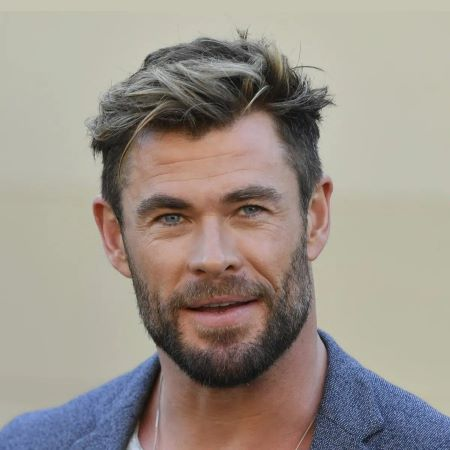
#> input picture image_1.jpg, 450 x 450 px
$ jupyter execute --allow-errors Case_Base_CLO2_1301218586_Muhamad_Azmi_Rizkifar.ipynb   (shell and % lines are left out)
#> lines starting #> are read from the running program, lines starting #| are printed output that depends on the picture
[cell 1]

# Import library
import cv2
import pylab
import argparse
import numpy as np
import tensorflow as tf
import tensorflow_addons as tfa
from tqdm import tqdm
from matplotlib import pyplot as plt

[cell 2]
# Download gambar

[cell 3]
# kontrol ukuran gambar
pylab.rcParams['figure.figsize'] = (10.0, 8.0)

[cell 4]
input_image = cv2.imread('image_1.jpg')
#> input_image is the input picture: shape (450, 450, 3); mean B, G, R 137.8, 146.5, 155.2

# ukuran gambar
input_image.size
#> Out = 607500

[cell 5]
# resolusi gambar
print(input_image.shape)
#| (450, 450, 3)

# document type
print(input_image.dtype)
#| uint8

Tampilkan gambar input.

Perlu dilakukan merging image karena secara default OpenCV tidak menampilkan gambar dalam format RGB, melainkan format BGR.

[cell 6]
# split channels
b,g,r = cv2.split(input_image)
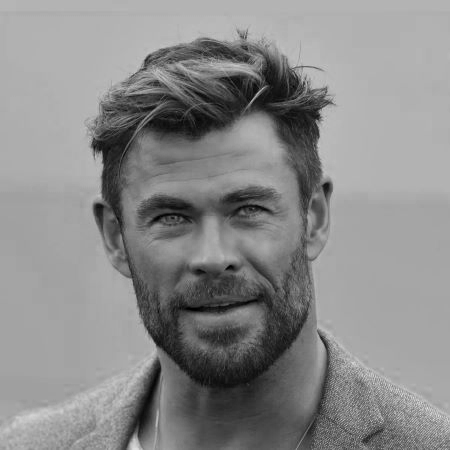
#> b: shape (450, 450); min 0, max 230, mean 137.8
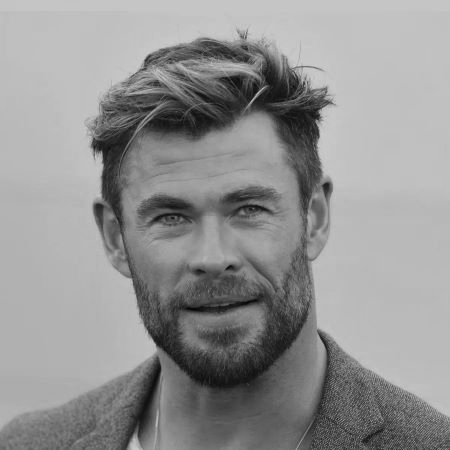
#> g: shape (450, 450); min 4, max 212, mean 146.5
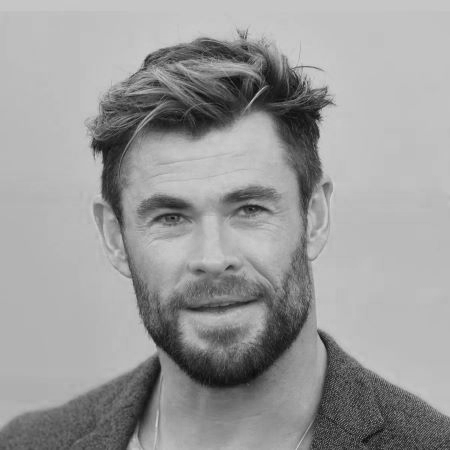
#> r: shape (450, 450); min 9, max 212, mean 155.2
merged = cv2.merge([r,g,b])

# merge takes an array of single channel matrices
plt.imshow(merged)

[cell 7]
# Inisiasi variabel
ORIG_WIDTH = 0
ORIG_HEIGHT = 0
im_sz = 1024
mp_sz = 96

Proses pembangunan fungsi dan model untuk morphing image dengan bantuan tensorflow.

Referensi:
https://github.com/volotat/DiffMorph

[cell 8]
@tf.function
def warp(origins, targets, preds_org, preds_trg):
    if add_first:
        res_targets = tfa.image.dense_image_warp((origins + preds_org[:,:,:,3:6] * 2 * add_scale) * tf.maximum(0.1, 1 + preds_org[:,:,:,0:3] * mult_scale) , preds_org[:,:,:,6:8] * im_sz * warp_scale )
        res_origins = tfa.image.dense_image_warp((targets + preds_trg[:,:,:,3:6] * 2 * add_scale) * tf.maximum(0.1, 1 + preds_trg[:,:,:,0:3] * mult_scale) , preds_trg[:,:,:,6:8] * im_sz * warp_scale )
    else:
        res_targets = tfa.image.dense_image_warp(origins * tf.maximum(0.1, 1 + preds_org[:,:,:,0:3] * mult_scale) + preds_org[:,:,:,3:6] * 2 * add_scale, preds_org[:,:,:,6:8] * im_sz * warp_scale )
        res_origins = tfa.image.dense_image_warp(targets * tf.maximum(0.1, 1 + preds_trg[:,:,:,0:3] * mult_scale) + preds_trg[:,:,:,3:6] * 2 * add_scale, preds_trg[:,:,:,6:8] * im_sz * warp_scale )

    return res_targets, res_origins

def create_grid(scale):
    grid = np.mgrid[0:scale,0:scale] / (scale - 1) * 2 -1
    grid = np.swapaxes(grid, 0, 2)
    grid = np.expand_dims(grid, axis=0)
    return grid

[cell 9]
def produce_warp_maps(origins, targets):
    class MyModel(tf.keras.Model):
        def __init__(self):
            super(MyModel, self).__init__()
            self.conv1 = tf.keras.layers.Conv2D(64, (5, 5))
            self.act1 = tf.keras.layers.LeakyReLU(alpha=0.2)
            self.conv2 = tf.keras.layers.Conv2D(64, (5, 5))
            self.act2 = tf.keras.layers.LeakyReLU(alpha=0.2)
            self.convo = tf.keras.layers.Conv2D((3 + 3 + 2) * 2, (5, 5))

        def call(self, maps):
            x = tf.image.resize(maps, [mp_sz, mp_sz])
            x = self.conv1(x)
            x = self.act1(x)
            x = self.conv2(x)
            x = self.act2(x)
            x = self.convo(x)
            return x


    model = MyModel()

    loss_object = tf.keras.losses.MeanSquaredError()
    optimizer = tf.keras.optimizers.Adam(learning_rate=0.0002)

    train_loss = tf.keras.metrics.Mean(name='train_loss')

    @tf.function
    def train_step(maps, origins, targets):
      with tf.GradientTape() as tape:
        preds = model(maps)
        preds = tf.image.resize(preds, [im_sz, im_sz])

        res_targets_, res_origins_ = warp(origins, targets, preds[...,:8], preds[...,8:])
        res_map = tfa.image.dense_image_warp(maps, preds[:,:,:,6:8] * im_sz * warp_scale ) # warp maps consistency checker
        res_map = tfa.image.dense_image_warp(res_map, preds[:,:,:,14:16] * im_sz * warp_scale )

        loss = loss_object(maps, res_map) * 1 + loss_object(res_targets_, targets) * 0.3 + loss_object(res_origins_, origins) * 0.3

      gradients = tape.gradient(loss, model.trainable_variables)
      optimizer.apply_gradients(zip(gradients, model.trainable_variables))

      train_loss(loss)

    maps = create_grid(im_sz)
    maps = np.concatenate((maps, origins * 0.1, targets * 0.1), axis=-1).astype(np.float32)

    epoch = 0
    template = 'Epoch {}, Loss: {}'

    t = tqdm(range(TRAIN_EPOCHS), desc=template.format(epoch, train_loss.result()))

    for i in t:
        epoch = i + 1

        t.set_description(template.format(epoch, train_loss.result()))
        t.refresh()

        train_step(maps, origins, targets)

        if (epoch < 100 and epoch % 10 == 0) or\
           (epoch < 1000 and epoch % 100 == 0) or\
           (epoch % 1000 == 0):
            preds = model(maps, training=False)[:1]
            preds = tf.image.resize(preds, [im_sz, im_sz])

            res_targets, res_origins = warp(origins, targets, preds[...,:8], preds[...,8:])

            res_targets = tf.clip_by_value(res_targets, -1, 1)[0]
            res_img = ((res_targets.numpy() + 1) * 127.5).astype(np.uint8)

            res_img = cv2.resize(res_img, (ORIG_WIDTH, ORIG_HEIGHT), interpolation = cv2.INTER_AREA)

            cv2.imwrite("train/a_to_b_%d.jpg" % epoch, cv2.cvtColor(res_img, cv2.COLOR_RGB2BGR))

            res_origins = tf.clip_by_value(res_origins, -1, 1)[0]
            res_img = ((res_origins.numpy() + 1) * 127.5).astype(np.uint8)

            res_img = cv2.resize(res_img, (ORIG_WIDTH, ORIG_HEIGHT), interpolation = cv2.INTER_AREA)

            cv2.imwrite("train/b_to_a_%d.jpg" % epoch, cv2.cvtColor(res_img, cv2.COLOR_RGB2BGR))

            np.save('preds.npy', preds.numpy())

[cell 10]
def use_warp_maps(origins, targets, fps, steps):
    STEPS = steps
    preds = np.load('preds.npy')

    #save maps as images
    res_img = np.zeros((im_sz * 2, im_sz * 3, 3))

    res_img[im_sz*0:im_sz*1, im_sz*0:im_sz*1] = preds[0,:,:,0:3] # a_to_b add map
    res_img[im_sz*0:im_sz*1, im_sz*1:im_sz*2] = preds[0,:,:,3:6] # a_to_b mult map
    res_img[im_sz*0:im_sz*1, im_sz*2:im_sz*3, :2] = preds[0,:,:,6:8] # a_to_b warp map

    res_img[im_sz*1:im_sz*2, im_sz*0:im_sz*1] = preds[0,:,:,8:11] # b_to_a add map
    res_img[im_sz*1:im_sz*2, im_sz*1:im_sz*2] = preds[0,:,:,11:14] # b_to_a mult map
    res_img[im_sz*1:im_sz*2, im_sz*2:im_sz*3, :2] = preds[0,:,:,14:16] # b_to_a warp map

    res_img = np.clip(res_img, -1, 1)
    res_img = ((res_img + 1) * 127.5).astype(np.uint8)
    cv2.imwrite("maps.jpg", cv2.cvtColor(res_img, cv2.COLOR_RGB2BGR))


    #apply maps and save results

    org_strength = tf.reshape(tf.range(STEPS, dtype=tf.float32), [STEPS, 1, 1, 1]) / (STEPS - 1)
    trg_strength = tf.reverse(org_strength, axis = [0])

    fourcc = cv2.VideoWriter_fourcc(*'mp4v')
    video = cv2.VideoWriter('output.mp4', fourcc, fps, (ORIG_WIDTH, ORIG_HEIGHT))

    res_img = np.zeros((im_sz * 3, im_sz * (STEPS // 10), 3), dtype = np.uint8)

    for i in tqdm(range(STEPS)):
        preds_org = preds * org_strength[i]
        preds_trg = preds * trg_strength[i]

        res_targets, res_origins = warp(origins, targets, preds_org[...,:8], preds_trg[...,8:])
        res_targets = tf.clip_by_value(res_targets, -1, 1)
        res_origins = tf.clip_by_value(res_origins, -1, 1)

        results = res_targets * trg_strength[i] + res_origins * org_strength[i]
        res_numpy = results.numpy()

        img = ((res_numpy[0] + 1) * 127.5).astype(np.uint8)
        output_img = cv2.cvtColor(img, cv2.COLOR_RGB2BGR)
        output_img = cv2.resize(output_img, (ORIG_WIDTH, ORIG_HEIGHT), interpolation = cv2.INTER_AREA)

        video.write(output_img)

        if (i+1) % 10 == 0:
            res_img[im_sz*0:im_sz*1, i // 10 * im_sz : (i // 10 + 1) * im_sz] = img
            res_img[im_sz*1:im_sz*2, i // 10 * im_sz : (i // 10 + 1) * im_sz] = ((res_targets.numpy()[0] + 1) * 127.5).astype(np.uint8)
            res_img[im_sz*2:im_sz*3, i // 10 * im_sz : (i // 10 + 1) * im_sz] = ((res_origins.numpy()[0] + 1) * 127.5).astype(np.uint8)

    cv2.imwrite("output.jpg", cv2.cvtColor(res_img, cv2.COLOR_RGB2BGR))

    cv2.destroyAllWindows()
    video.release()
    print ('Output video berhasil disimpan!')

# Menjalankan proses morphing

[cell 11]
# Set variabel
TRAIN_EPOCHS = 100
add_scale = 0.4
mult_scale = 0.4
warp_scale = 0.05
add_first = False

[cell 12]
# Set gambar untuk before (source) dan after (destination)
image_source = cv2.imread('image_1.jpg', cv2.IMREAD_COLOR)
image_destination = cv2.imread('image_2.jpg', cv2.IMREAD_COLOR)
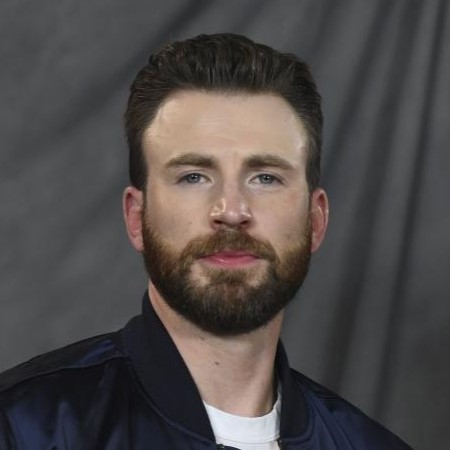
#> input picture image_2.jpg, 450 x 450 px
#> image_destination is the input picture: shape (450, 450, 3); mean B, G, R 72.7, 73.6, 78.6

# cek kesamaan dimensi/resolusi gambar
if (image_source.shape[1] != image_destination.shape[1] or image_source.shape[0] != image_destination.shape[0]):
        print("Input Image is not the same dimensions as Destination Image.")
        exit()

[cell 13]
# Simpan ukuran lebar dan tinggi gambar source
ORIG_WIDTH = image_source.shape[1]
#> ORIG_WIDTH = 450
ORIG_HEIGHT = image_source.shape[0]
#> ORIG_HEIGHT = 450

print('Lebar x Panjang -> {} x {}'.format(ORIG_WIDTH, ORIG_HEIGHT))
#| Lebar x Panjang -> 450 x 450

[cell 14]
image_source = cv2.cvtColor(image_source, cv2.COLOR_BGR2RGB)
image_source = cv2.resize(image_source, (im_sz, im_sz), interpolation = cv2.INTER_AREA)
image_source = image_source / 127.5 - 1
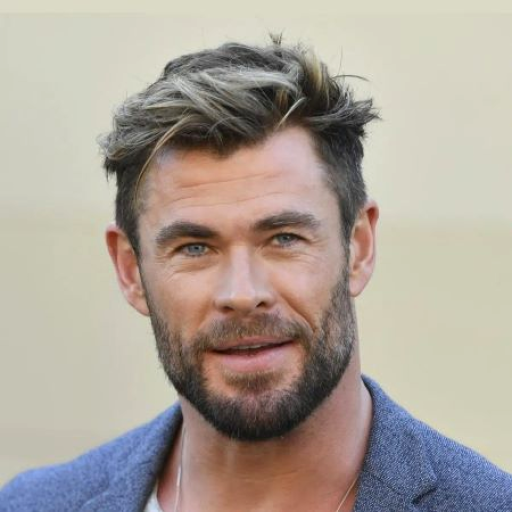
#> image_source: shape (1024, 1024, 3) float64 (shown at 1/2 size); mean R, G, B 0.217, 0.149, 0.0808; drawn with min black and max white

image_destination = cv2.cvtColor(image_destination, cv2.COLOR_BGR2RGB)
image_destination = cv2.resize(image_destination, (im_sz, im_sz), interpolation = cv2.INTER_AREA)
#> image_destination: shape (1024, 1024, 3)
image_destination = image_destination / 127.5 - 1

[cell 15]
# Set origin (gambar source) dan target (gambar destination)
origins = image_source.reshape(1, im_sz, im_sz, 3).astype(np.float32)
targets = image_destination.reshape(1, im_sz, im_sz, 3).astype(np.float32)

# Eksekusi program untuk proses morphing
produce_warp_maps(origins, targets)
#> (the call stopped at in __init__, `self.conv1 = tf.keras.layers.Conv2D(64, (5, 5))`: tensorflow is not available in this run)
#> (the rest of this cell did not finish here and is left out)


Hasil proses morphing image

[cell 16]
output_image = cv2.imread('output.jpg')

# split channels
#> (the rest of this cell did not finish here and is left out)

Konversi hasil morphing gambar dari video (mp4) ke gif untuk ditampilkan hasil morphingnya

[cell 17]
import os
import subprocess

[cell 18]
os.chdir('linux')

[cell 19]
os.chdir('/content')

[cell 20]
def gif_converter(
    load_path=None,
    save_path=None,
    start_time='00:00:00',
    duration='5.',
    fps='10',
    frame_width='320',
):
    # Setup path
#> called with load_path = 'output.mp4', start_time = '00:00:00', duration = '5.', fps = '10', frame_width = '320'
    if load_path is None:
        load_path = 'output.mp4'
    if save_path is None:
        save_path = 'output/'
        os.makedirs(save_path, exist_ok=True)

    subprocess.call(['mkdir', 'tmp/'])
#> (this line was passed over: subprocess is not available in this run)

    # Extract frames
    subprocess.call([
                    'ffmpeg',
                    '-ss', start_time,  # start time
                    '-t', duration,  # duration
                    '-i', load_path,  # original file dir
                    '-vf', "fps=" + fps + ", scale=" + frame_width + ":-1",
                    '-pix_fmt', 'rgb24',  # pixel formats
                    # output file dir
                    '-y', 'tmp/frame%04d.png',
                    ])
#> (this line was passed over: subprocess is not available in this run)

    # Create GIF
    out_file_name = os.path.basename(load_path) + '_converted.gif'
    ex = subprocess.Popen("gifski --fps " + fps + " -o " +
                          os.path.join(save_path, out_file_name) +
                          " tmp/frame*.png",
                          stdout=subprocess.PIPE,
                          universal_newlines=True,
                          shell=True)

    while ex.poll() == None:
        print(ex.stdout.readline())

    status = ex.wait()
    subprocess.call(['rm', '-rf', 'tmp/'])
#> (this line was passed over: subprocess is not available in this run)
